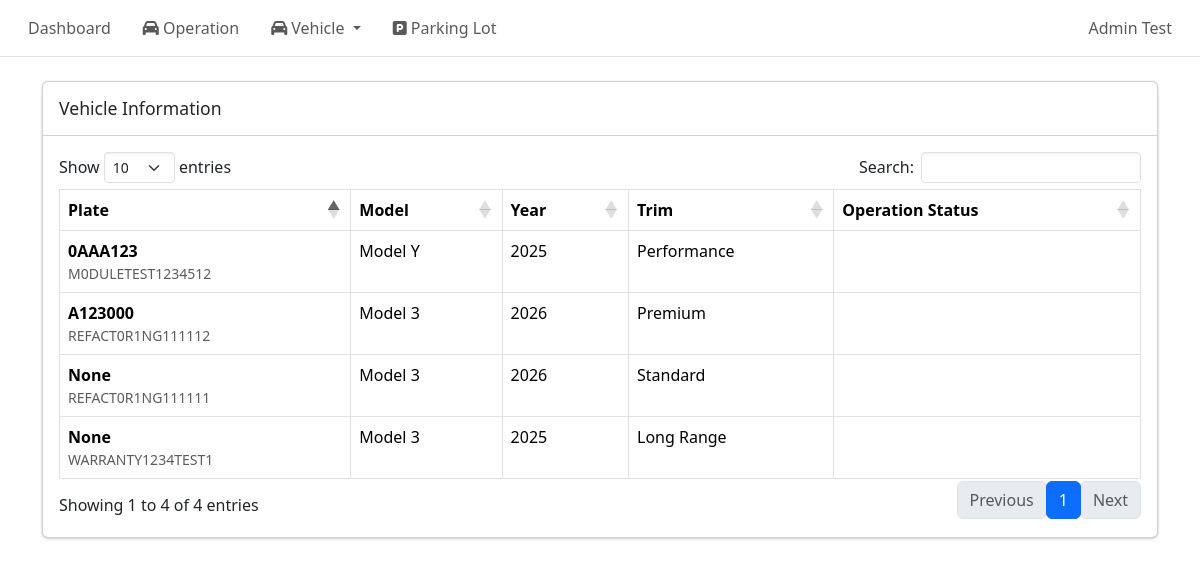
/admin/vehicles/operation/ (signed in), run on the app's committed database.
### tables this page shows
CREATE TABLE vehicle (
    vehicle_id INTEGER PRIMARY KEY AUTOINCREMENT,
    vin TEXT NOT NULL UNIQUE CHECK(length(vin) = 17),
    make TEXT,
    model TEXT,
    model_year INTEGER,
    trim TEXT,
    exterior TEXT,
    interior TEXT,
    plate_number TEXT,
    mileage INTEGER,
    software TEXT,
    vehicle_status TEXT NOT NULL CHECK(vehicle_status IN ('Active', 'Inactive', 'Maintenance', 'Sold')),
    created_at DATETIME DEFAULT CURRENT_TIMESTAMP
);

### routes/admin/vehicle_pages/operation.py (the view)
@vehicle_operation_pages_bp.route("/",methods=["GET"])
def vehicle_list_page():
    if not session.get("admin_logged_in"):
        return redirect(url_for("auth.admin_login"))
    conn = get_conn()
    cur = conn.cursor()
    cur.execute("""
                SELECT
                    v.vehicle_id,
                    v.plate_number,
                    v.vin,
                    v.model,
                    v.model_year,
                    v.trim,
                    pl.name AS operation_location_name,
                    GROUP_CONCAT(fs.name) AS fleet_names
                FROM vehicle v
                LEFT JOIN vehicle_operation_location vol
                    ON v.vehicle_id = vol.vehicle_id
                    AND vol.active_to IS NULL
                LEFT JOIN parking_lot pl
                    ON vol.parking_lot_id = pl.parking_lot_id
                LEFT JOIN vehicle_fleet vf
                    ON v.vehicle_id = vf.vehicle_id
                    AND vf.registered_to IS NULL
                LEFT JOIN fleet_service fs
                    ON vf.fleet_service_id = fs.fleet_service_id
                GROUP BY v.vehicle_id
                ORDER BY operation_location_name IS NULL, operation_location_name;
                """)
    vehicles = cur.fetchall()
    purchase_types = get_purchase_warranty_types()
    subscription_types = get_subscription_warranty_types()
    return render_template("vehicle_info_operation.html", vehicles=vehicles, purchase_types=purchase_types, subscription_types=subscription_types)

### db.py (called while the page is built)
def make_dict(cursor, row):
    return {col[0]: row[idx] for idx, col in enumerate(cursor.description)}

def get_conn():
    if "db" not in g:
        conn = sqlite3.connect(DB_PATH, check_same_thread=False)
        conn.row_factory = make_dict
        conn.execute("PRAGMA foreign_keys = ON;")
        g.db = conn
    return g.db

def close_conn(e=None):
    db = g.pop("db", None)
    if db is not None:
        db.close()

### utils/warranty_utils.py (called while the page is built)
def get_purchase_warranty_types():
    conn = get_conn()
    cur = conn.cursor()
    cur.execute("""
        SELECT warranty_type_id, type_name, display_name
        FROM warranty_type
        WHERE category = 'purchase' AND is_active = 1
        ORDER BY sort_order
    """)
    rows = cur.fetchall()
    return rows

def get_subscription_warranty_types():
    conn = get_conn()
    cur = conn.cursor()
    cur.execute("""
        SELECT warranty_type_id, type_name, display_name
        FROM warranty_type
        WHERE category = 'subscription' AND is_active = 1
        ORDER BY sort_order
    """)
    rows = cur.fetchall()
    return rows

### templates/vehicle_info_operation.html (shortened to what this page needs)
{% extends "base.html" %}
{% block content %}
<div class="card">
    <div class="card-header">
        <h3 class="card-title">Vehicle Information</h3>
    </div>
    <div class="card-body">
        <table id = "vehicleTable" class="table table-bordered table-hover">
            <thead>
                <tr>
                    <th>Plate</th>
                    <th>Model</th>
                    <th>Year</th>
                    <th>Trim</th>
                    <th>Operation Status</th>
                </tr>
            </thead>
            <tbody>
                {% for v in vehicles %}
                <tr data-id="{{ v.vehicle_id }}" data-vin="{{ v.vin }}" data-plate="{{ v.plate_number }}" style="cursor:pointer;">
                    <td>{{ v.plate_number }}</td>
                    <td>{{ v.vin }}</td>
                    <td>{{ v.model }}</td>
                    <td>{{ v.model_year }}</td>
                    <td>{{ v.trim }}</td>
                    <td>{{ v.operation_status }}</td>
                </tr>
                {% endfor %}
            </tbody>
        </table>
    </div>
</div>
{% endblock %}

### templates/base.html (shortened to what this page needs)
<!doctype html>
<html lang="en">
    <head>
        <link href="https://cdn.jsdelivr.net/npm/bootstrap@5.3.8/dist/css/bootstrap.min.css"
            rel="stylesheet"
>
        <link rel="stylesheet"
            href="{{ url_for('static', filename='adminlte/css/adminlte.min.css') }}">
        <link rel="stylesheet"
            href="https://cdnjs.cloudflare.com/ajax/libs/font-awesome/6.5.1/css/all.min.css"
 />
        <link rel="stylesheet" href="https://cdn.datatables.net/1.13.6/css/dataTables.bootstrap5.min.css">
        <link rel="stylesheet" href="https://cdn.datatables.net/rowgroup/1.3.1/css/rowGroup.bootstrap5.min.css">
        <link rel="stylesheet" href="{{ url_for('static', filename='style.css') }}">
    </head>
    <body class="hold-transition sidebar-mini layout-fixed">
        <nav class="app-header navbar navbar-expand bg-body">
            <div class="container-fluid">
                <ul class="navbar-nav">
                    <li class="nav-item">
                        <a href="/admin/dashboard" class="nav-link">Dashboard</a>
                    </li>
                    <li class="nav-item">
                        <a href="{{ url_for('vehicle_operation_pages.vehicle_list_page') }}" class="nav-link">
                            <i class="fa-solid fa-car"></i> Operation
                        </a>
                    </li>
                    <li class="nav-item dropdown">
                        <a class="nav-link dropdown-toggle" href="#" data-bs-toggle="dropdown">
                            <i class="fa-solid fa-car"></i> Vehicle
                        </a>
                    </li>
                    <li class="nav-item">
                        <a href="{{ url_for('parking_lot_pages.parking_lot_list_page') }}" class="nav-link">
                            <i class="fa fa-parking"></i> Parking Lot
                        </a>
                    </li>
                </ul>
                <ul class="navbar-nav ms-auto">
                    <li class="nav-item dropdown user-menu">
                        <a href="#" class="nav-link dropdown-toggle" data-bs-toggle="dropdown">
                            <span>Admin Test</span>
                        </a>
                    </li>
                </ul>
            </div>
        </nav>
        <main class="container mt-4">
            {% block content %}{% endblock %}
        </main>
        {% include "toast_success.html" %}
    </body>
</html>

### templates/toast_success.html (shortened to what this page needs)
<div class="position-fixed top-0 end-0 p-3" style="z-index: 9999">
</div>

### data on the page
vehicle: plate_number "None", vin "WARRANTY1234TEST1", model "Model 3", model_year "2025", trim "Long Range"
vehicle: plate_number "0AAA123", vin "M0DULETEST1234512", model "Model Y", model_year "2025", trim "Performance"
vehicle: plate_number "None", vin "REFACT0R1NG111111", model "Model 3", model_year "2026", trim "Standard"
vehicle: plate_number "A123000", vin "REFACT0R1NG111112", model "Model 3", model_year "2026", trim "Premium"
